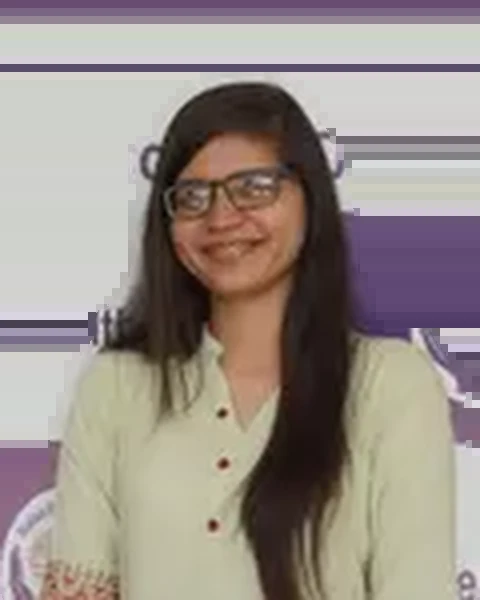
#> input picture tulasi-web/data/portrait-sources/legacy/dr-anu-yadav.webp, 480 x 600 px
$ python -i 11-cutout-portraits.py   (imports and definitions only)
#> lines starting #> are read from the running program, lines starting #| are printed output that depends on the picture; after the words box and inside, x2 and y2 are one past the last pixel; in counts of white or black regions, pixels touching at a corner belong together
#> further down, picture is the input picture: shape (600, 480, 3); mean B, G, R 137.3, 143.7, 153.6
"""
Step 11: background-removed doctor portraits, fully offline (OpenCV only).

The live photos have a printed "tulasihealthcare" banner behind every doctor.
For each photo:
  1. find the face (Haar cascade that ships with OpenCV),
  2. GrabCut seeded with a head-and-shoulders box,
  3. refine: face = certain foreground, banner above the head = certain background,
  4. keep only the main silhouette, feather the edge,
  5. crop a 4:5 portrait with the face in the upper third,
and save data/portrait-sources/legacy/<slug>.webp (transparent). Step 12
(12-uniform-portraits.py) gives these the same head size and position as the new headshots
and writes the portraits the site uses (web/public/team-portraits/).
Also writes reports/cutouts-contact-sheet.jpg to review the results at a glance.

    python 11-cutout-portraits.py
"""
import json, os, sys
import cv2
import numpy as np

ROOT = os.path.dirname(os.path.dirname(os.path.abspath(__file__)))
WEB = os.path.join(ROOT, "web")
OUT = os.path.join(ROOT, "data", "portrait-sources", "legacy")
# [3 lines not run here, left out]
face_cascade = cv2.CascadeClassifier(cv2.data.haarcascades + "haarcascade_frontalface_default.xml")
TARGET_W, TARGET_H = 480, 600  # 4:5


def cutout(img):
    h, w = img.shape[:2]
#> h = 600; w = 480
    gray = cv2.cvtColor(img, cv2.COLOR_BGR2GRAY)
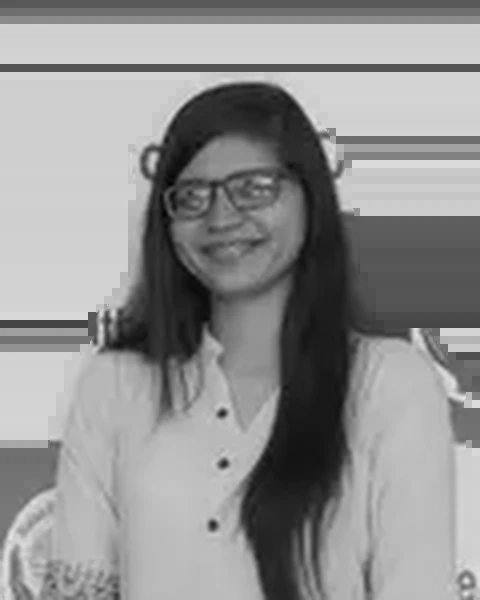
#> gray: shape (600, 480); min 1, max 229, mean 145.9
    faces = face_cascade.detectMultiScale(gray, 1.1, 5, minSize=(24, 24))
#> faces = [[158, 128, 157, 157], [155, 366, 129, 129]]
    if len(faces) == 0:
        return None, None
    x, y, fw, fh = max(faces, key=lambda f: f[2] * f[3])
#> x = 158; y = 128; fw = 157; fh = 157

    # 1. GrabCut from a head-and-shoulders rectangle down to the bottom edge
    x0, x1 = max(1, int(x - fw * 1.4)), min(w - 2, int(x + fw * 2.4))
#> x0 = 1; x1 = 478
    y0 = max(1, int(y - fh * 0.65))
#> y0 = 25
    mask = np.zeros((h, w), np.uint8)
    bgd, fgd = np.zeros((1, 65), np.float64), np.zeros((1, 65), np.float64)
    cv2.grabCut(img, mask, (x0, y0, x1 - x0, h - y0 - 1), bgd, fgd, 5, cv2.GC_INIT_WITH_RECT)

    # 2. refine with hard constraints
    cx, cy = x + fw // 2, y + fh // 2
#> cx = 236; cy = 206
    cv2.ellipse(mask, (cx, cy + fh // 10), (int(fw * 0.42), int(fh * 0.55)), 0, 0, 360, cv2.GC_FGD, -1)  # face
    cv2.rectangle(mask, (cx - fw // 4, cy), (cx + fw // 4, min(h - 1, cy + int(fh * 1.6))), cv2.GC_FGD, -1)  # neck/chest centre
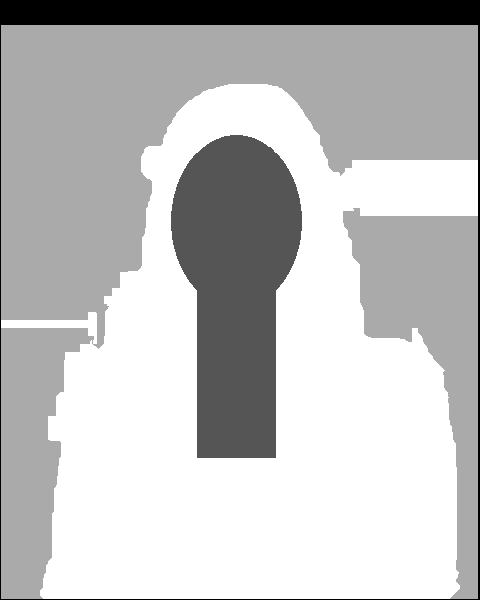
#> mask: shape (600, 480); min 0, max 3, mean 2.25; drawn with min black and max white
    above = max(0, int(y - fh * 0.45))
#> above = 57
    mask[:above, :] = cv2.GC_BGD  # banner above the head
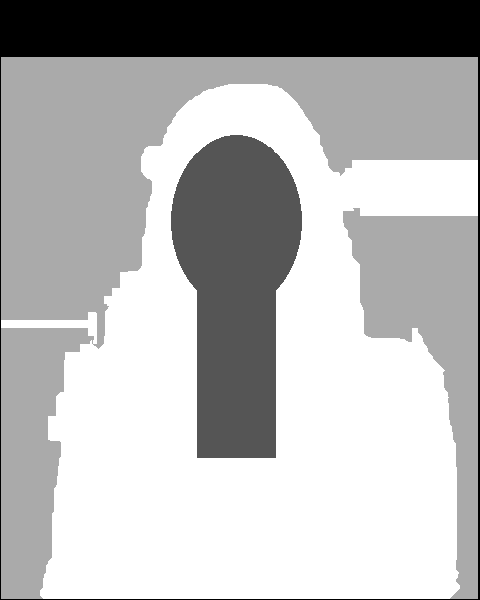
#> mask: shape (600, 480); 5.3% of pixels changed, all inside (x1, y1, x2, y2) = (1, 25, 478, 57); drawn with min black and max white
    side = int(fw * 1.9)  # far left/right of the body at head height
#> side = 298
    mask[: y + fh, : max(0, cx - side)] = cv2.GC_BGD
    mask[: y + fh, min(w, cx + side):] = cv2.GC_BGD
    # well beyond shoulder width, top to bottom
    wide = int(fw * 2.35)
#> wide = 368
    mask[:, : max(0, cx - wide)] = cv2.GC_BGD
    mask[:, min(w, cx + wide):] = cv2.GC_BGD
    # banner purple tiles/logos beside the body (hue ~ 125-160 in OpenCV), never the central column
    hsv = cv2.cvtColor(img, cv2.COLOR_BGR2HSV)
#> hsv: shape (600, 480, 3); mean H, S, V 51.3, 50.2, 155.9
    purple = (hsv[:, :, 0] >= 125) & (hsv[:, :, 0] <= 165) & (hsv[:, :, 1] > 70) & (hsv[:, :, 2] > 40)
#> purple: shape (600, 480) bool; 6.5% white; 41 white regions (36 under 20 px), largest, box (x1, y1, x2, y2) and area: (349, 216, 480, 338) 14326, (0, 0, 480, 8) 3840, (0, 456, 48, 464) 268, (341, 237, 347, 273) 70, (16, 487, 24, 494) 52
    cols = np.abs(np.arange(w) - cx) > fw * 0.95
    purple &= cols[None, :]
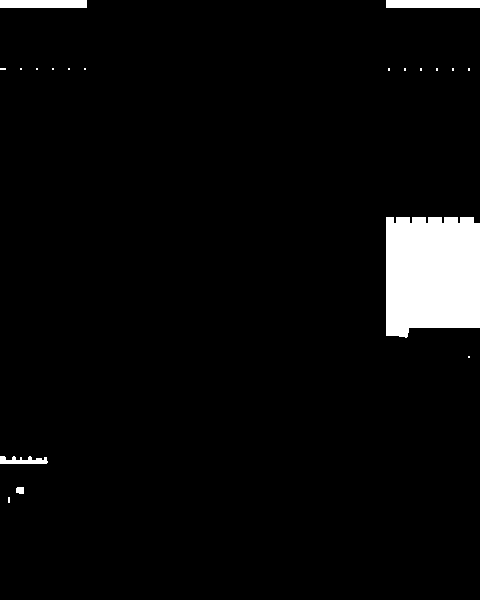
#> purple: shape (600, 480) bool; 4.3% white; 19 white regions (14 under 20 px), largest, box (x1, y1, x2, y2) and area: (386, 217, 480, 338) 10530, (386, 0, 480, 8) 752, (0, 0, 87, 8) 696, (0, 456, 48, 464) 268, (16, 487, 24, 494) 52
    purple[: y + fh // 2, :] |= False
    mask[purple] = cv2.GC_BGD
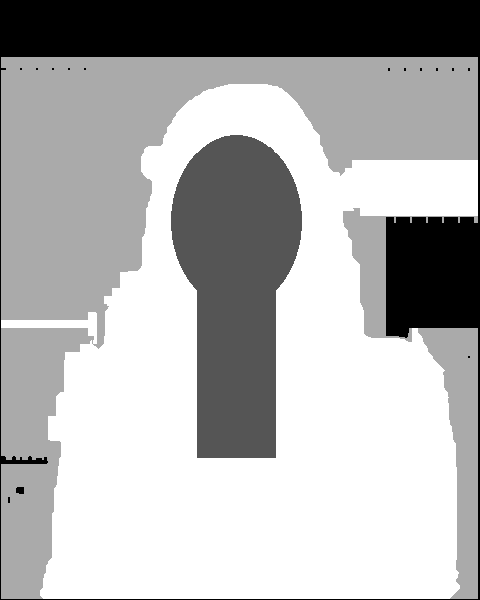
#> mask: shape (600, 480); 3.72% of pixels changed, all inside (x1, y1, x2, y2) = (1, 68, 478, 503); drawn with min black and max white
    cv2.grabCut(img, mask, None, bgd, fgd, 4, cv2.GC_INIT_WITH_MASK)
    m = np.where((mask == cv2.GC_FGD) | (mask == cv2.GC_PR_FGD), 255, 0).astype(np.uint8)
#> m: shape (600, 480); 51.8% white; 2 black regions, box (x1, y1, x2, y2) and area: (0, 0, 480, 600) 138517, (147, 152, 158, 174) 182

    # 3. keep the silhouette connected to the face, fill holes, feather
    m = cv2.morphologyEx(m, cv2.MORPH_OPEN, np.ones((3, 3), np.uint8))
#> m: shape (600, 480); 51.8% white; 2 black regions, box (x1, y1, x2, y2) and area: (0, 0, 480, 600) 138519, (147, 152, 158, 174) 182
    n, labels, stats, _ = cv2.connectedComponentsWithStats(m, 8)
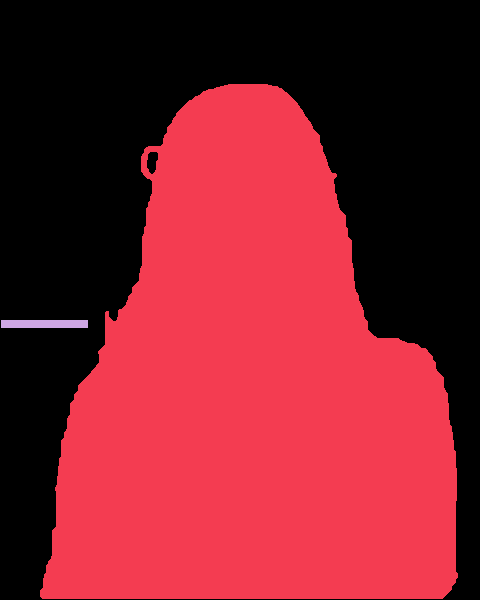
#> labels: shape (600, 480) int32; 3 distinct labels, from 0 to 2; one colour per label, 0 black
#> n = 3; stats = [[0, 0, 480, 600, 138701], [40, 84, 418, 515, 148603], [1, 320, 87, 8, 696]]
    if n > 1:
        keep = labels[min(h - 1, cy), min(w - 1, cx)]
#> keep = 1
        if keep == 0:
            keep = 1 + int(np.argmax(stats[1:, cv2.CC_STAT_AREA]))
        m = np.where(labels == keep, 255, 0).astype(np.uint8)
#> m: shape (600, 480); 51.6% white; 2 black regions, box (x1, y1, x2, y2) and area: (0, 0, 480, 600) 139215, (147, 152, 158, 174) 182
    m = cv2.morphologyEx(m, cv2.MORPH_CLOSE, np.ones((7, 7), np.uint8))
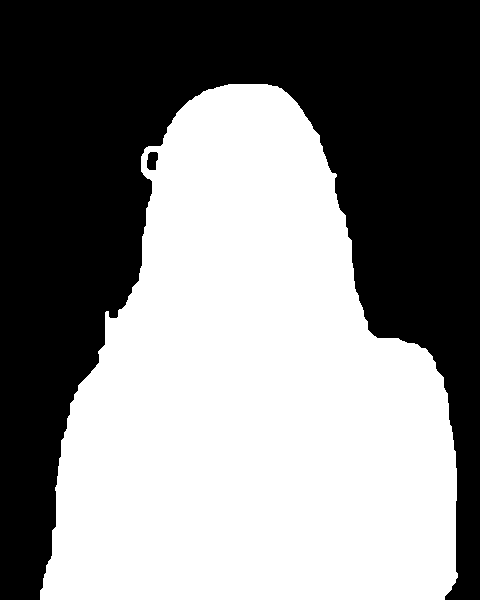
#> m: shape (600, 480); 51.8% white; 2 black regions, box (x1, y1, x2, y2) and area: (0, 0, 480, 600) 138785, (147, 152, 158, 170) 164
    m = cv2.GaussianBlur(m, (5, 5), 0)
    return m, (x, y, fw, fh)


def portrait(img, m, face):
    """4:5 crop, face centred horizontally, eyes around 36% from the top, upscaled smoothly."""
    h, w = img.shape[:2]
    x, y, fw, fh = face
    crop_h = min(h, int(fh * 3.6))
    crop_w = int(crop_h * TARGET_W / TARGET_H)
    cx = x + fw // 2
    left = int(np.clip(cx - crop_w // 2, 0, max(0, w - crop_w)))
    top = int(np.clip(y - fh * 0.75, 0, max(0, h - crop_h)))
    rgba = cv2.cvtColor(img, cv2.COLOR_BGR2BGRA)
    rgba[:, :, 3] = m
    c = rgba[top : top + crop_h, left : left + crop_w]
    # pad to exact 4:5 if the photo edge cut it short (transparent padding)
    ph, pw = c.shape[:2]
    canvas = np.zeros((int(pw * TARGET_H / TARGET_W) if ph < pw * TARGET_H / TARGET_W else ph, pw, 4), np.uint8)
    canvas[canvas.shape[0] - ph :, :] = c  # anchor to the bottom (shoulders reach the edge)
    return cv2.resize(canvas, (TARGET_W, TARGET_H), interpolation=cv2.INTER_LANCZOS4)


sheet, failed = [], []
# [29 lines not run here, left out]

>>> import cv2
>>> picture = cv2.imread('../data/portrait-sources/legacy/dr-anu-yadav.webp')
>>> result = cutout(picture)
